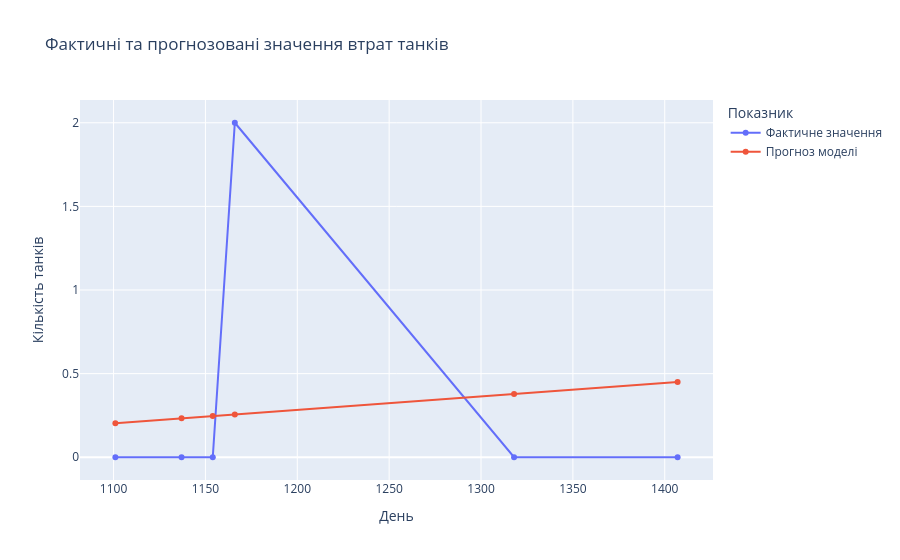

The notebook cell this image was saved under:
### Markdown cell above
Тлумачення:

менше значення MAE — менша середня помилка прогнозу;
менше значення MSE — менше великих помилок;
R² ближче до 1 — модель краще пояснює зміну цільового показника.

### Code cell
# 5. Візуалізація через Plotly
import plotly.express as px

fig = px.line(
    results,
    x='day',
    y=['Фактичне значення', 'Прогноз моделі'],
    markers=True,
    title='Фактичні та прогнозовані значення втрат танків'
)

fig.update_layout(
    xaxis_title='День',
    yaxis_title='Кількість танків',
    legend_title='Показник'
)

fig.show()

### Figure 1 — Plotly figure (JSON) as saved in the notebook; plotly's stock layout.template omitted (floating-point values rounded to 4 significant figures)
{"data": [{"hovertemplate": "variable=Фактичне значення<br>day=%{x}<br>value=%{y}<extra></extra>", "legendgroup": "Фактичне значення", "line": {"color": "#636efa", "dash": "solid"}, "marker": {"symbol": "circle"}, "mode": "lines+markers", "name": "Фактичне значення", "orientation": "v", "showlegend": true, "type": "scatter", "x": [1101, 1137, 1154, 1166, 1318, 1407], "xaxis": "x", "y": [0.0, 0.0, 0.0, 2.0, 0.0, 0.0], "yaxis": "y"}, {"hovertemplate": "variable=Прогноз моделі<br>day=%{x}<br>value=%{y}<extra></extra>", "legendgroup": "Прогноз моделі", "line": {"color": "#EF553B", "dash": "solid"}, "marker": {"symbol": "circle"}, "mode": "lines+markers", "name": "Прогноз моделі", "orientation": "v", "showlegend": true, "type": "scatter", "x": [1101, 1137, 1154, 1166, 1318, 1407], "xaxis": "x", "y": [0.2038, 0.2327, 0.2463, 0.2559, 0.378, 0.4494], "yaxis": "y"}], "layout": {"legend": {"title": {"text": "Показник"}, "tracegroupgap": 0}, "title": {"text": "Фактичні та прогнозовані значення втрат танків"}, "xaxis": {"anchor": "y", "domain": [0, 1], "title": {"text": "День"}}, "yaxis": {"anchor": "x", "domain": [0, 1], "title": {"text": "Кількість танків"}}}}
